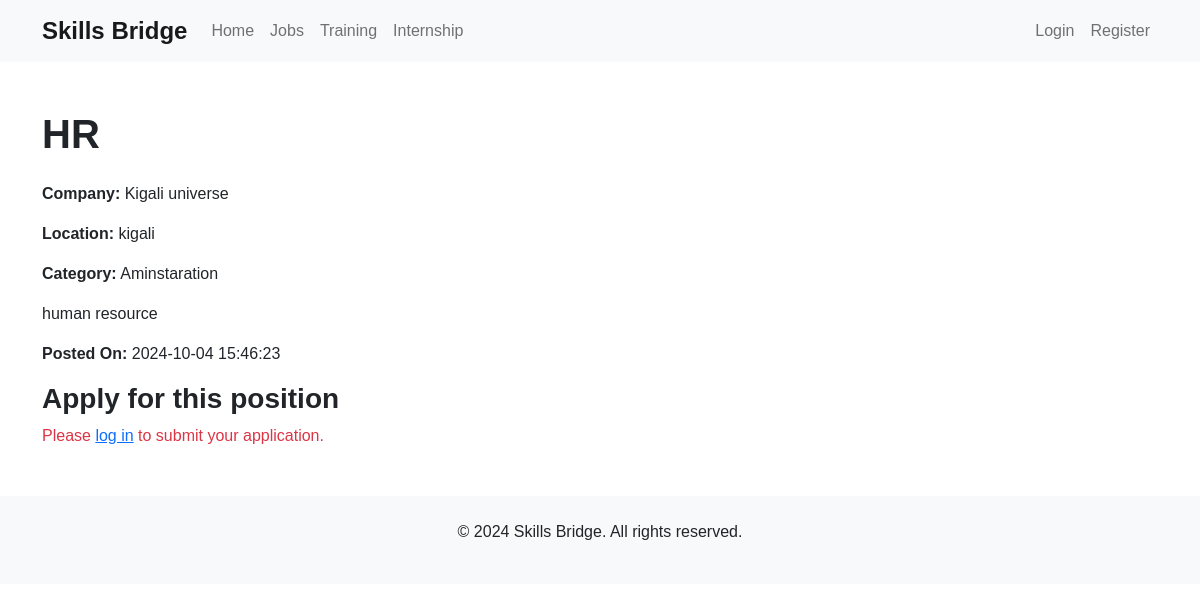
Page /pages/job-application.php?job_id=2 on the committed database.
### tables this page shows
CREATE TABLE `jobs` (
  `id` int(11) NOT NULL,
  `title` varchar(255) NOT NULL,
  `company` varchar(255) NOT NULL,
  `location` varchar(255) NOT NULL,
  `category` varchar(100) DEFAULT NULL,
  `description` text DEFAULT NULL,
  `posted_at` datetime DEFAULT current_timestamp()
);

### pages/job-application.php (the view, shortened to what this page needs)
<?php
include_once '../includes/header.php';
include_once '../includes/db.php';
$isLoggedIn = isset($_SESSION['user_id']);
$userDetails = [];
$job = null;
if (isset($_GET['job_id'])) {
    $job_id = $_GET['job_id'];
    $query = "SELECT * FROM jobs WHERE id = ?";
    $stmt = $pdo->prepare($query);
    $stmt->execute([$job_id]);
    $job = $stmt->fetch(PDO::FETCH_ASSOC);
}
?>
<div class="container my-5">
    <?php if ($job): ?>
        <h1 class="mb-4"><?php echo htmlspecialchars($job['title']); ?></h1>
        <p><strong>Company:</strong> <?php echo htmlspecialchars($job['company']); ?></p>
        <p><strong>Location:</strong> <?php echo htmlspecialchars($job['location']); ?></p>
        <p><strong>Category:</strong> <?php echo htmlspecialchars($job['category']); ?></p>
        <p><?php echo htmlspecialchars($job['description']); ?></p>
        <p><strong>Posted On:</strong> <?php echo htmlspecialchars($job['posted_at']); ?></p>
        <h3>Apply for this position</h3>
        <?php if ($isLoggedIn && $userDetails): ?>
            <form action="" method="POST" enctype="multipart/form-data">
                <input type="hidden" name="job_id" value="<?php echo htmlspecialchars($job['id']); ?>">
                <div class="mb-3">
                    <label for="name" class="form-label">Your Name</label>
                    <input type="text" class="form-control" id="name" name="name" value="<?php echo htmlspecialchars($userDetails['username']); ?>" readonly>
                </div>
                <div class="mb-3">
                    <label for="email" class="form-label">Your Email</label>
                    <input type="email" class="form-control" id="email" name="email" value="<?php echo htmlspecialchars($userDetails['email']); ?>" readonly>
                </div>
                <div class="mb-3">
                    <label for="cover_letter" class="form-label">Upload Cover Letter (PDF only)</label>
                    <input type="file" class="form-control" id="cover_letter" name="cover_letter" accept=".pdf" required>
                </div>
                <button type="submit" class="btn btn-primary">Submit Application</button>
            </form>
        <?php else: ?>
            <p class="text-danger">Please <a href="../pages/login.php">log in</a> to submit your application.</p>
        <?php endif; ?>
    <?php else: ?>
        <p class="text-center">Job not found.</p>
    <?php endif; ?>
</div>
<?php include_once '../includes/footer.php'; ?>

### includes/styles.css (style rules this page uses)
body { font-family: 'Arial', sans-serif; }
h1, h2, h3 { font-weight: 600; }

### rows in the picture
jobs: title "HR", company "Kigali universe", location "kigali", category "Aminstaration", description "human resource", posted_at "2024-10-04 15:46:23"
